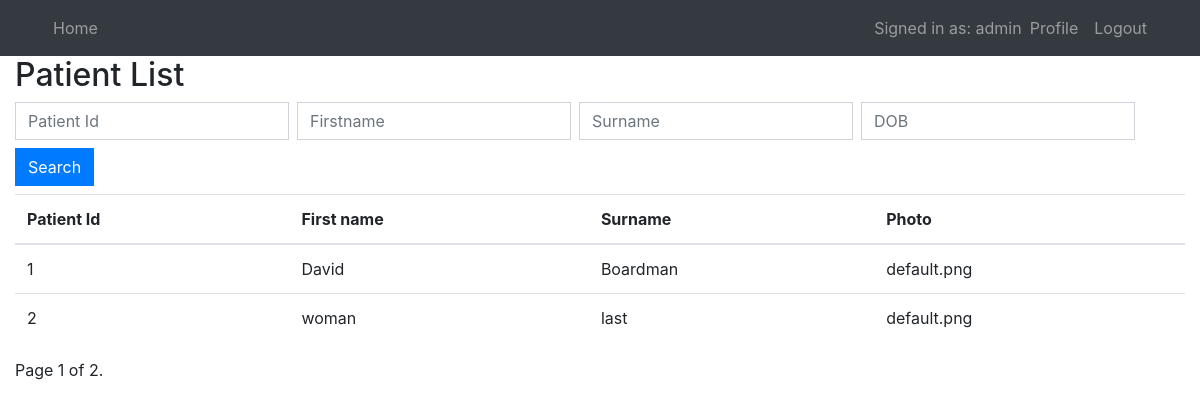
The app's page /home/search (signed in), older data.
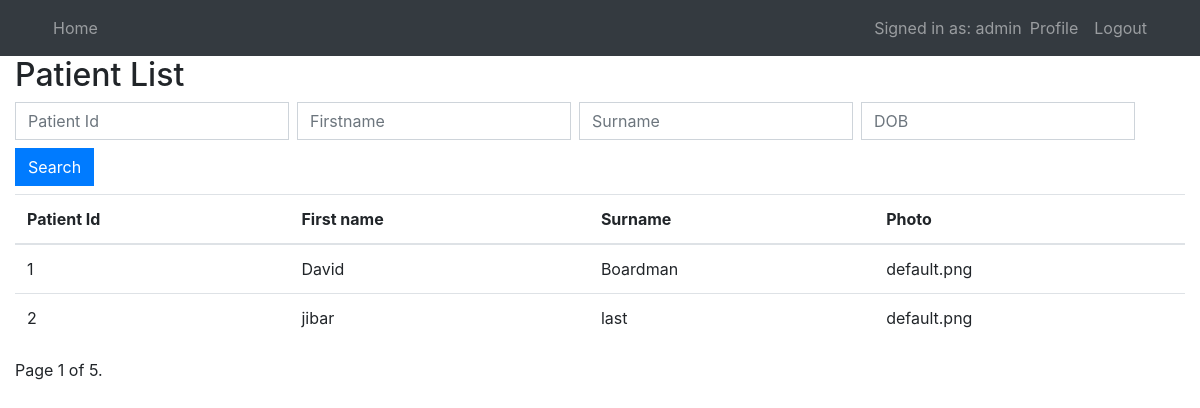
The same page, newer data.
### users/models.py (models this page shows, shortened)
class PersonalDetails(models.Model):
    patienttitle = models.CharField(max_length=4, choices=TITLE_CHOICES, verbose_name='Title')
    patientuniqueid = models.CharField(unique=True, max_length=10, verbose_name='Patient ID')
    patientfirstname = models.CharField(max_length=256, verbose_name='First Name')
    patientlastname = models.CharField(max_length=256, verbose_name='Last Name')
    patientpreferredname = models.CharField(max_length=256, blank=True, verbose_name='Preferred name')
    dateofbirth = models.DateTimeField(verbose_name='DOB')
    gender = models.CharField(max_length=256, choices=GENDER_CHOICES, verbose_name='Gender')
    weight = models.CharField(max_length=256, blank=True, verbose_name='Weight')
    height = models.CharField(max_length=256, blank=True, verbose_name='Height')
    address = models.CharField(max_length=256, verbose_name='Address')
    bmi = models.CharField(max_length=256, blank=True, verbose_name='BMI')
    phonenumber = models.CharField(max_length=256, blank=True, verbose_name='Phone Number')
    email = models.CharField(max_length=256, blank=True, verbose_name='Email')
    dnr = models.NullBooleanField(null=True, blank=True, verbose_name='DNR')
    wardlocation = models.CharField(max_length=256, blank=True, verbose_name='Ward Location')
    photo = models.ImageField(default='default.png', upload_to='profile_pics', blank=True, verbose_name='Photo')

### mysite/views.py (the view)
# urls.py: path('search', views.search_view, name='search'),
@login_required()
def search_view(request):
    patient_list = PersonalDetails.objects.all()
    query_id = request.GET.get('patient_id')
    query_firstname = request.GET.get('patient_firstname')
    query_surname = request.GET.get('patient_surname')
    query_dob = request.GET.get('patient_dob')
    if query_id:
        patient_list = patient_list.filter(id=query_id)
    if query_firstname:
        patient_list = patient_list.filter(patientfirstname__icontains=query_firstname)
    if query_surname:
        patient_list = patient_list.filter(patientlastname__icontains=query_surname)
    if query_dob:
        patient_list = patient_list.filter(dateofbirth__in=query_dob)
    paginator = Paginator(patient_list, 2)  # Show 25 contacts per page
    page = request.GET.get('page')
    patients = paginator.get_page(page)
    context = {
        'patients': patients,
        'title': 'Search'
    }
    return render(request, 'mysite/search.html', context)

### mysite/templates/mysite/search.html (shortened to what this page needs)
{% extends "mysite/base.html" %}
{% block content %}
    <h2>Patient List</h2>
    <form method="GET" action='' class="form-inline">
            <input type="text" name="patient_id" id="search-id" class="form-control mb-2 mr-sm-2"  placeholder="Patient Id" value="{{ requests.GET.patient_id }}">
            <input type="text" name="patient_firstname" id="search-firstname" class="form-control mb-2 mr-sm-2"  placeholder="Firstname" value="{{ requests.GET.patient_firstname }}">
            <input type="text" name="patient_surname" id="search-surname" class="form-control mb-2 mr-sm-2"  placeholder="Surname" value="{{ requests.GET.patient_surname }}">
            <input type="text" name="patient_dob" id="search-dob" class="form-control mb-2 mr-sm-2"  placeholder="DOB" value="{{ requests.GET.patient_id }}">
            <input type="submit" value="Search" class="form-control btn btn-primary mb-2 mr-sm-2">
    </form>
    <table class="table table-hover">
        <thead>
            <tr>
                <th scope="col">Patient Id</th>
                <th scope="col">First name</th>
                <th scope="col">Surname</th>
                <th scope="col">Photo</th>
            </tr>
        </thead>
        <tbody>
        {% for patient in patients %}
            <tr  class="clickable-tr" href="patient/{{patient.id}}" >
                <td scope="row">{{ patient.id }}</td>
                <td scope="row">{{ patient.patientfirstname }}</td>
                <td scope="row">{{ patient.patientlastname }}</td>
                <td scope="row">{{ patient.photo }}</td>
            </tr>
        {% endfor %}
        </tbody>
    </table>
    <div class="pagination">
    <span class="step-links">
        <span class="current">
            Page {{ patients.number }} of {{ patients.paginator.num_pages }}.
        </span>
    </span>
</div>
{% endblock content %}

Row changes from the older to the newer data that the page shows:
changed PersonalDetails "last": patientfirstname "woman" → "jibar"
Text that changed along with them:
{{ patients.paginator.num_pages }}: "2" → "5"
